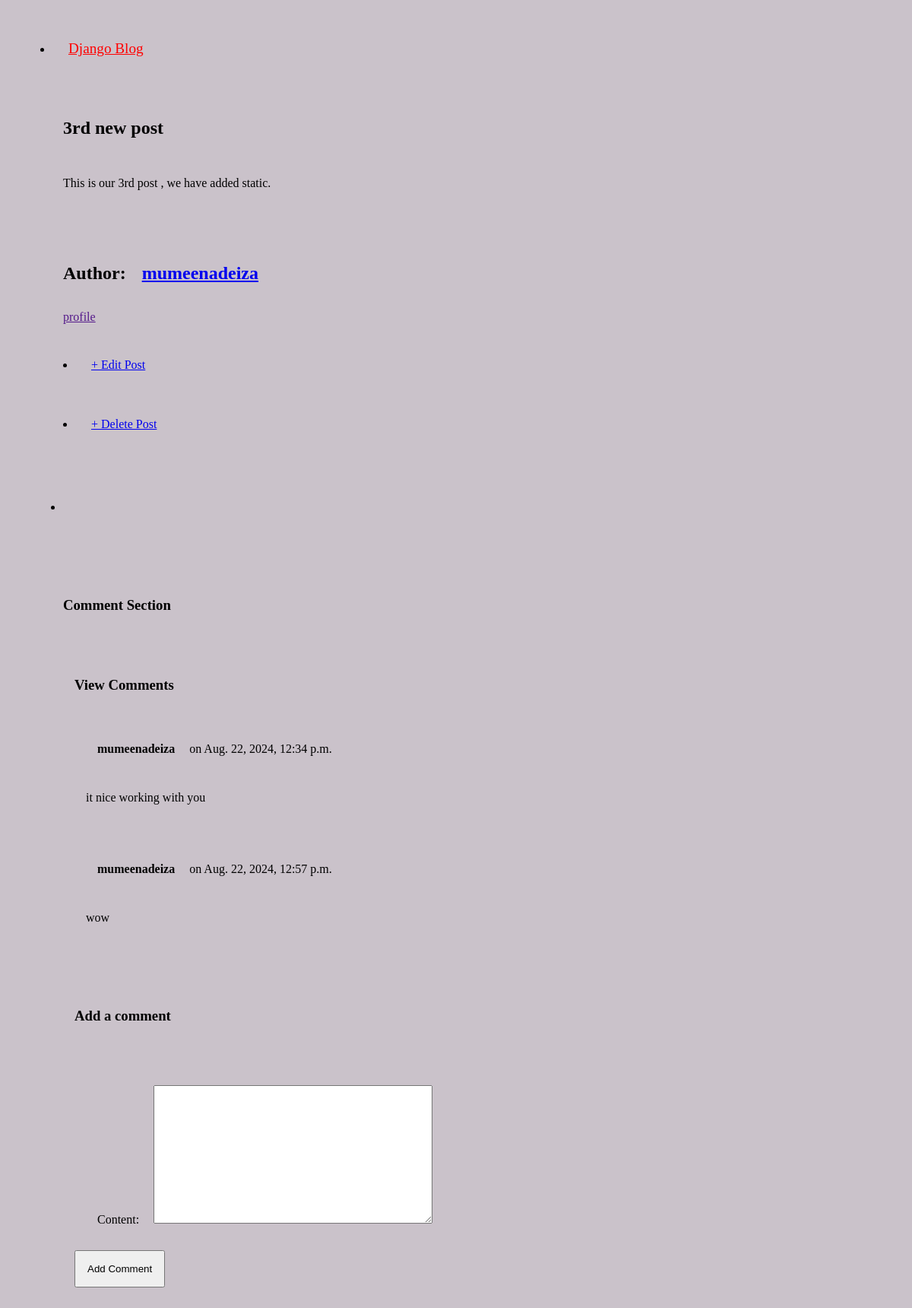
The app's page /post/4/ with its own data.
### blog/models.py (models this page shows, shortened)
class Post(models.Model):
  title = models.CharField(max_length=200)
  author = models.ForeignKey(
    User,
    on_delete=models.CASCADE
    )
  body = models.TextField()

class Comment(models.Model):
  post = models.ForeignKey(Post, on_delete=models.CASCADE, related_name ='comments')
  author = models.ForeignKey(User, on_delete= models.CASCADE)
  content = models.TextField()
  created_at = models.DateTimeField(auto_now_add=True)

### blog/views.py (the view, shortened to what this page needs)
# urls.py: path("post/<int:pk>/", BlogDetailView.as_view(), name="post_detail"),
class BlogDetailView(FormMixin, DetailView):
  model = Post
  template_name = 'post_detail.html'
  form_class = CommentForm
  def get_context_data(self, **kwargs):
    context = super().get_context_data(**kwargs)
    context['comments'] = self.object.comments.all()
    if 'form' not in context:
      context['form'] = self.get_form()
    return context

### blog/forms.py
class CommentForm(ModelForm):
  class Meta:
    model = Comment
    fields = ['content']

### Templates/post_detail.html (shortened to what this page needs)
{% extends 'base.html' %}
{% block content %}
<div class="post-entry">
  <h2> {{ post.title }} </h2>
  <p> {{ post.body}} </p>
</div>
<div>
  <h2>Author: <a href="{% url 'profile' post.pk %}">{{ post.author }}</a></h2>
  <a href="">profile</a>
</div>
<div>
  <li><a href="{% url 'post_edit' post.pk %}">+ Edit Post</a></li>
</div>
<div>
  <li><a href="{% url 'post_delete' post.pk %}">+ Delete Post</a></li>
</div>
<div>
  <ul><li><a href=""></a></li></ul>
</div>
<div>
  <h3>Comment Section</h3>
  <div>
    <h3>View Comments</h3>
    {% for comment in comments %}
    <div class="comment">
      <div class="comment-meta">
        <strong>{{ comment.author }}</strong>
        on {{ comment.created_at }}
      </div>
      <p>{{ comment.content }}</p>
    </div>
    {% empty %}
    <p>No comment yet .....</p>
    {% endfor %}
  </div>
  <div>
    <h3>Add a comment </h3>
    <form action="" method="post">
      {{ form.as_p }}
      <button type="submit">Add Comment</button>
    </form>
  </div>
</div>
{% endblock content%}

### Templates/base.html (shortened to what this page needs)
<!DOCTYPE html>
<html lang="en">
{% load static %}
<head>
  <link rel="stylesheet" href="{% static 'style.css' %}">
</head>
<body>
  <li>
    <a class="title" href="{% url 'home' %}"> Django Blog </a>
  </li>
  <div>
    {% block content %}
    {% endblock content %}
  </div>
</body>
</html>

### static/style.css (style rules this page uses)
* { box-sizing: border-box; padding: 15px; }
body { background-color: rgb(202, 194, 202); color: #000; }
.title { color: red; font-size: larger; }

### records on screen
Post: title "3rd new post", body "This is our 3rd post , we have added static.", author "mumeenadeiza"
Comment: author "mumeenadeiza", created_at "Aug. 22, 2024, 12:34 p.m.", content "it nice working with you"
Comment: author "mumeenadeiza", created_at "Aug. 22, 2024, 12:57 p.m.", content "wow"
